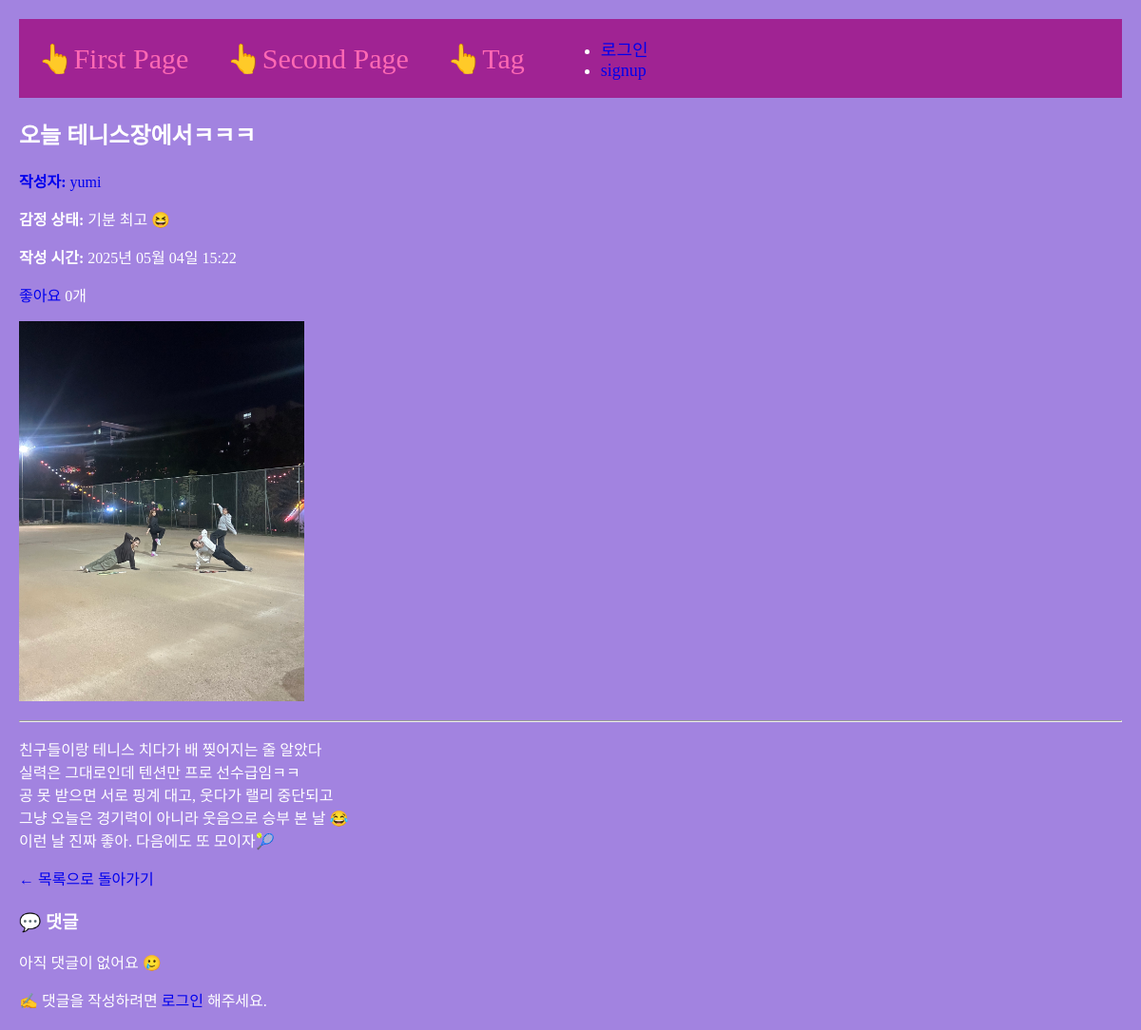
The page /detail/1/ on the database as committed earlier.
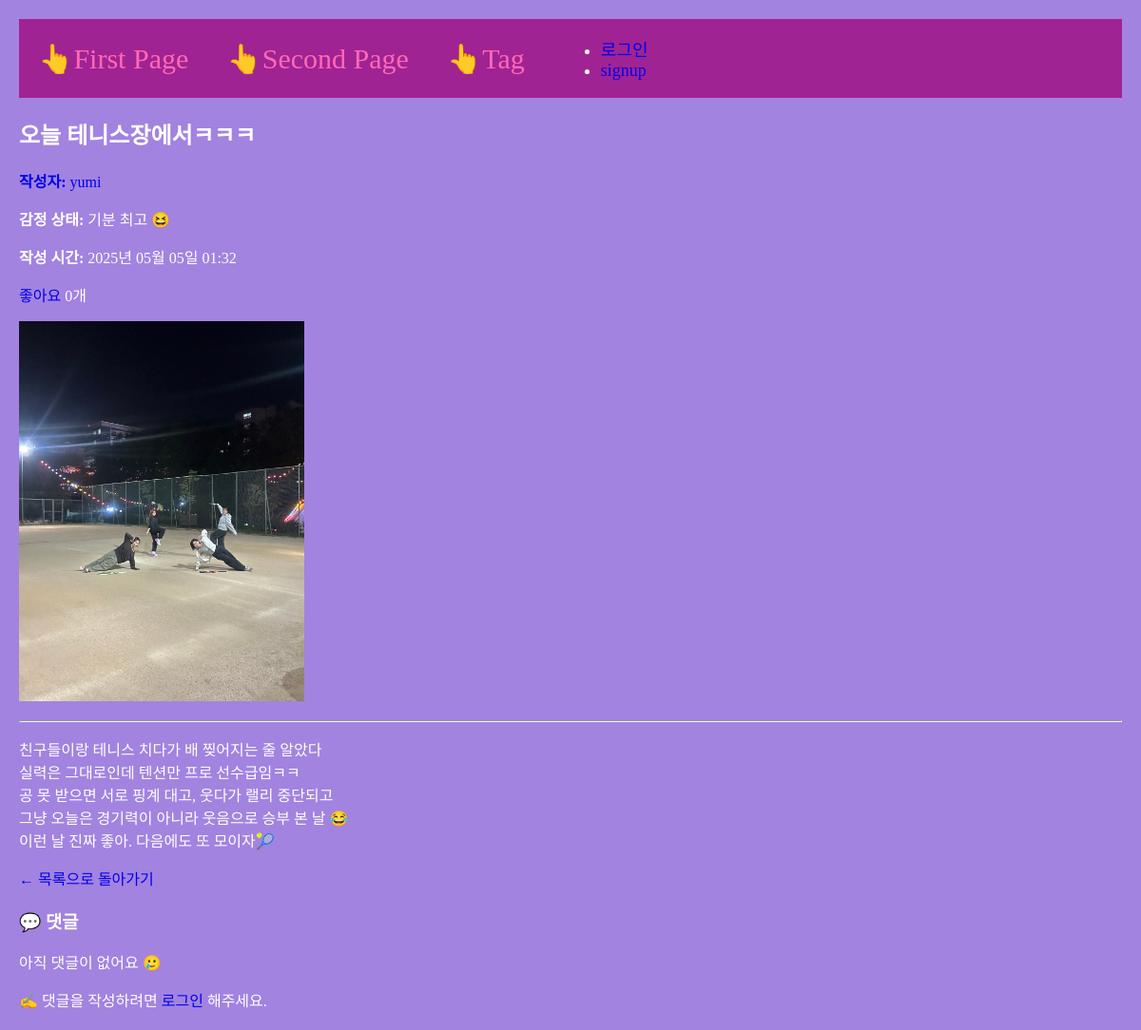
The same page on the database as committed later.
### main/models.py (models this page shows, shortened)
class Post(models.Model):
    author = models.ForeignKey(User, null=False, blank=False, on_delete=models.CASCADE)
    headline = models.CharField(max_length=100)
    mood = models.CharField(max_length=20, blank=True)
    photo = models.ImageField(upload_to="post/", blank=True, null=True)
    reflection = models.TextField()
    created_at = models.DateTimeField(auto_now_add=True)
    is_shared = models.BooleanField(default=True)
    tags = models.ManyToManyField('Tag', blank=True, related_name='posts')
    like=models.ManyToManyField(User, related_name='likes', blank=True)
    like_count=models.PositiveIntegerField(default=0)

### main/views.py (the view, shortened to what this page needs)
# urls.py: path('detail/<int:id>/', detail, name="detail"),
def detail(request, id):
    post = get_object_or_404(Post, pk=id)
    if request.method == 'GET':
        comments = Comment.objects.filter(post=post)
        return render(request, 'main/detail.html', {'post':post, 'comments': comments})

### main/templates/main/detail.html (shortened to what this page needs)
{% extends 'base.html' %}
{% load static %}
{% block content %}
<h2>{{ post.headline }}</h2>
<a href="{% url 'users:mypage' post.author.id %}"><strong>작성자:</strong> {{ post.author.username }}</a>
<p><strong>감정 상태:</strong> {{ post.mood }}</p>
<p><strong>작성 시간:</strong> {{ post.created_at|date:"Y년 m월 d일 H:i" }}</p>
<a href="{% url 'main:likes' post.id %}">
    {% if user in post.like.all %} 취소 {% else %} 좋아요 {% endif %}
</a>
{{post.like_count}}개
{% if post.photo %}
<p><img src="{{ post.photo.url }}" alt="첨부 이미지" width="300px"></p>
{% endif %}
<hr>
<p style="white-space: pre-wrap;">{{ post.reflection }}</p>
<a href="{% url 'main:secondpage' %}">← 목록으로 돌아가기</a>
<h3>💬 댓글</h3>
{% for comment in comments %}
<div style="border-top: 1px solid #ccc; padding: 10px 0;">
    <p><strong>{{ comment.writer.username }}</strong> | {{ comment.pub_date|date:"Y-m-d H:i" }}</p>
    <p>{{ comment.content }}</p>
    {% if user == comment.writer %}
    <form action="{% url 'main:comment_delete' comment.id %}" method="POST" style="display:inline;">
        {% csrf_token %}
        <button type="submit" onclick="return confirm('댓글을 삭제할까요?')">❌ 댓글 삭제하기</button>
    </form>
    {% endif %}
</div>
{% empty %}
<p>아직 댓글이 없어요 🥲</p>
{% endfor %}
{% if user.is_authenticated %}
<hr>
<form action="{% url 'main:detail' post.id %}" method="POST">
    {% csrf_token %}
    <textarea name="content" rows="3" cols="40" placeholder="댓글을 입력하세요" required></textarea><br>
    <button type="submit">댓글 작성</button>
</form>
{% else %}
<p>✍ 댓글을 작성하려면 <a href="{% url 'accounts:login' %}">로그인</a> 해주세요.</p>
{% endif %}
{% endblock %}

Rows that differ between the two databases and show on the page:
changed Post "오늘 테니스장에서ㅋㅋㅋ": created_at "2025년 05월 04일 15:22" → "2025년 05월 05일 01:32"
